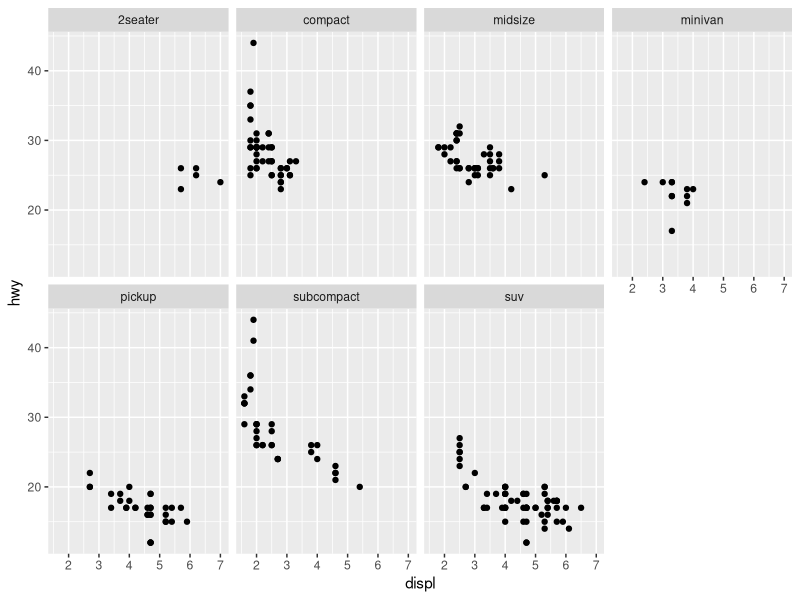
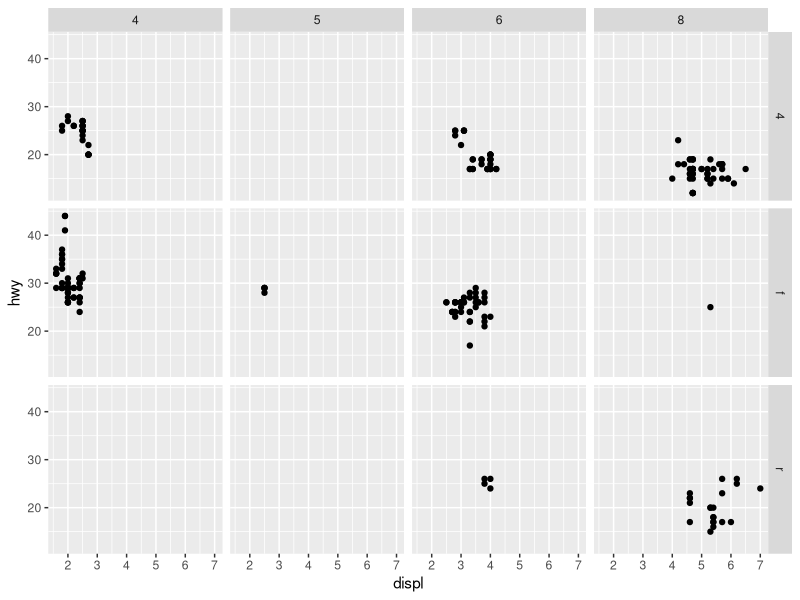

Reproduce these figures in R, in order.
## ---- chunk 1
knitr::opts_chunk$set(echo = TRUE, message=FALSE, warning=FALSE)
## ---- chunk 2
library(tidyverse)
## ---- chunk 3
ggplot(data = mpg) + 
  geom_point(mapping = aes(x = displ, y = hwy)) + 
  facet_wrap(~ class, nrow = 2) 
## ---- chunk 4
ggplot(data = mpg) + 
  geom_point(mapping = aes(x = displ, y = hwy)) + 
  facet_grid(drv ~ cyl)
## ---- chunk 5
#Type code here
## ---- chunk 6
#Type code here
## ---- chunk 7
#Type code here
## ---- chunk 8
#Type code here
## ---- chunk 9
#Type code here
## ---- chunk 10
#Type code here
## ---- chunk 11
#Type code here
## ---- chunk 12
#Type code here
## ---- chunk 13
mpg_classes <- mpg %>% group_by(class) %>% 
  summarize(Avg_hwy = mean(hwy))
## ---- chunk 14
mpg_classes
## ---- chunk 15
#Type code here
